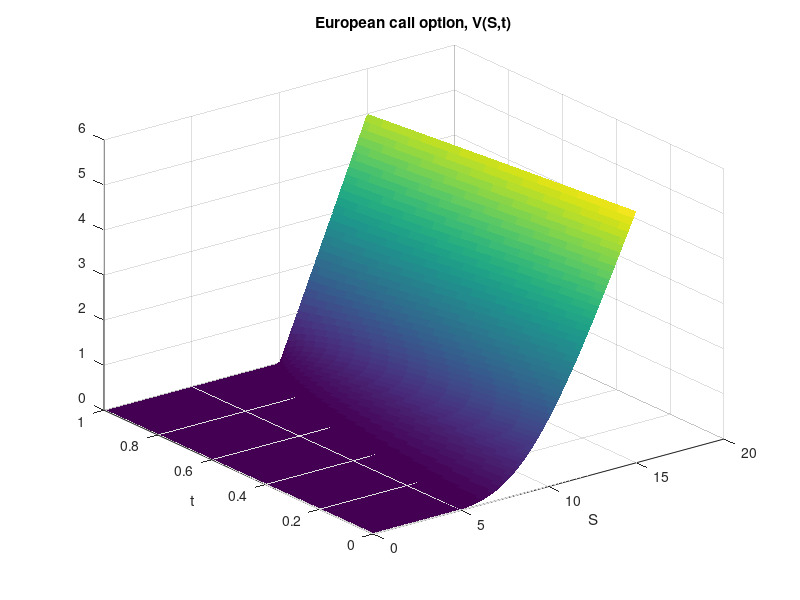
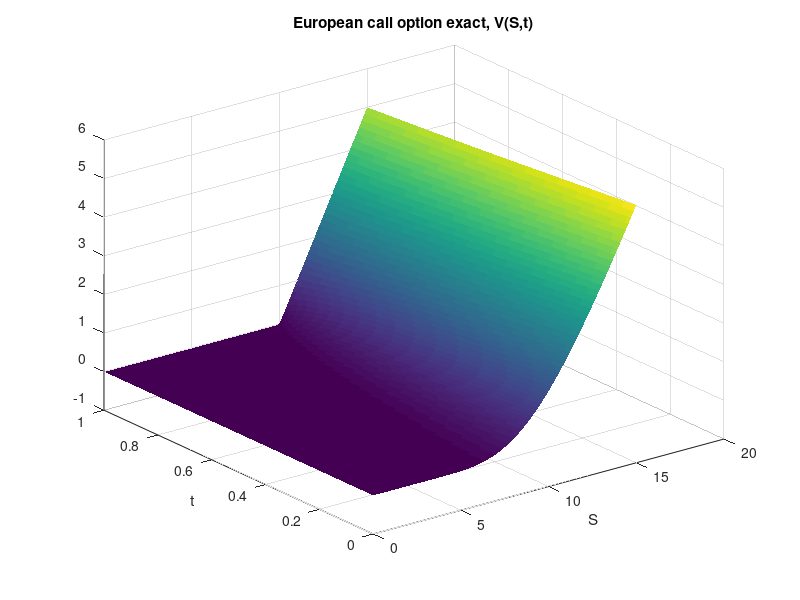
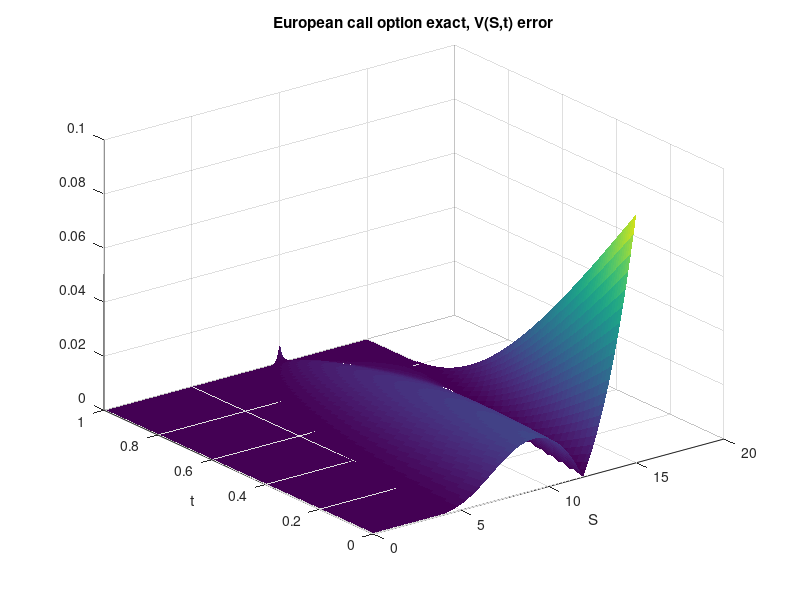

MATLAB code to generate these figures, in order:
r = 0.06;
sigma = 0.3;
K = 10; 
a = 0;
S_star = 15;
T = 1;
NS = 100;
Nt = 1000;
hS = (S_star-a)/NS;
ht = T/Nt;


lS = linspace(a,S_star,NS);
lt = linspace(0,T,Nt);
grid = meshgrid(lS,lt);

u0 = @(S)(max(S-10,0));
ua = 0;
ub = @(t)(15 - 10*exp(-r*t));


grid(1,:) = u0(lS);
grid(:,1) = ua;
grid(:,end) = ub(lt);


i = 2:NS-1;
for j=1:Nt-1
        grid(j+1, i) = ht/2 * ((sigma^2) * i.^2 + r*i) .* grid(j,i+1) + (1-sigma^2 * i.^2 * ht - r*ht) .* grid(j,i) + ht/2 * (sigma^2 * i.^2 - r*i) .* grid(j,i-1);
end

% Create grid
[S, t] = meshgrid(lS, lt);
t = 1 - t;

% Compute Black-Scholes formula
d1 = (log(S/K) + (r + 0.5*sigma^2)*(T-t)) ./ (sigma.*sqrt(T-t));
d2 = d1 - sigma.*sqrt(T-t);
Nd1 = normcdf(d1);
Nd2 = normcdf(d2);
Nmd1 = normcdf(-d1);
Nmd2 = normcdf(-d2);
call_price = S.*Nd1 - K*exp(-r*(T-t)).*Nd2;
put_price = K*exp(-r*(T-t)).*Nmd2 - S.*Nmd1;

error = abs(call_price - grid);
lT = 1+zeros(1,Nt);
figure(1)
surf(lS,lT-lt,grid, 'LineStyle','none', 'FaceColor','flat')
xlabel('S')
ylabel('t')
title('European call option, V(S,t)')

figure(2)
surf(S,t,call_price, 'LineStyle','none', 'FaceColor','flat')
xlabel('S')
ylabel('t')
title('European call option exact, V(S,t)')

figure(3)
surf(S,t,error, 'LineStyle','none', 'FaceColor','flat')
xlabel('S')
ylabel('t')
title('European call option exact, V(S,t) error')
max(max(error))